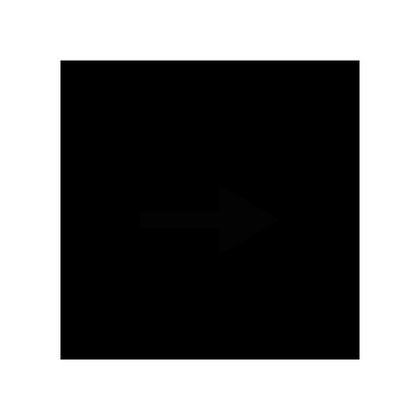
%> input picture 3/data/finalwrong.jpg, 420 x 420 px, shrunk from 500 x 500 before the run
$ octave myMainScript.m   (GNU Octave 9; MATLAB toolbox functions it lacks are replaced by stand-ins)
%> lines starting %> are read from the running program, lines starting %| are printed output that depends on the picture
%% MyMainScript

tic;
%% Your code here
im1 = imread("../data/finalwrong.jpg");
%> im1 is the input picture: size 420x420x3 uint8; min 0, max 255, mean 125.8
im = rgb2gray(im1);
%Strictly use rgb image, this converts rgb to gray.
%For using gray images, comment out the second line and change var name
%from im1 -> im.

si=size(im);
%> si = [420 420]
r=si(1);
%> r = 420
c=si(2);
%> c = 420
pmf = zeros(1,256);

for i = 1:r
    for j = 1:c
        pmf(im(i,j)+1)=pmf(im(i,j)+1)+1;
    end
end
%> after the loop, pmf = 256 values, max 85181 at index 255, min 0 at index 10, mean 689.1

cdf = zeros(1,256);
cdf(1)=pmf(1)/(r*c);
for i = 2:size(pmf,2)
    cdf(i)=cdf(i-1)+pmf(i)/(r*c);
end
%> after the loop, cdf = 256 values from 0.474 to 1

pmf_y = zeros(1,256);
for i = 1:256
    t_ind=round(cdf(i)*255);
    pmf_y(t_ind+1)=pmf_y(t_ind+1)+pmf(i);
end
%> this loop made 256 passes
%> t_ind on passes 1 to 3: 121, 122, 122
%> after the loop, pmf_y = 256 values, max 85181 at index 256, min 0 at index 1, mean 689.1

tim=zeros(r,c);
for i = 1:r
    for j = 1:c
        tim(i,j)=(cdf(im(i,j)+1)*255);
    end
end
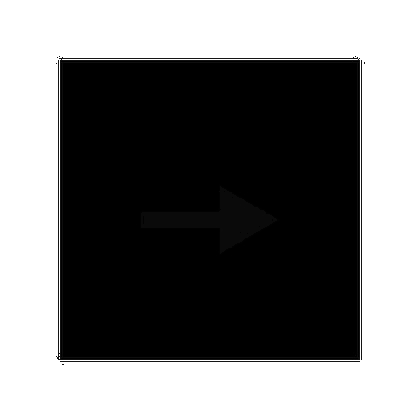
%> tim: size 420x420 double; min 120.9, max 255, mean 185.9; drawn with min black and max white

colormap (gray(256));
imagesc(im,[0,255]); colorbar;
daspect ([1 1 1]);
axis tight;
colorbar
title("image original")


figure, colormap(gray(256)), imagesc(tim,[0,255]); colorbar;
daspect ([1 1 1]);
axis tight;
colorbar
title("image normal equalised")

m1=0;
for i = 1:size(cdf,2)
    if cdf(i)<=0.50
        m1=i-1;
    else
        break;
    end
end
%> this loop made 7 passes

area1=cdf(m1+1);
%> area1 = 0.497
area2=cdf(size(cdf,2))-area1;
%> area2 = 0.503
y1=area1/m1;
%> y1 = 0.0994
y2=(1-area1)/(255-m1);
%> y2 = 0.00201
trans=zeros(1,256);
for i = 1:m1+1
    trans(i)=cdf(i)/y1;
end
%> this loop made 6 passes
%> after the loop, trans = 256 values, max 5 at index 6, min 0 at index 7, mean 0.115

for i = m1+2:size(trans,2)
    trans(i)=(((cdf(i)-area1)/y2)+m1);
end
%> after the loop, trans = 256 values from 4.77 to 255

tim1=zeros(r,c);
for i = 1:r
    for j = 1:c
        tim1(i,j)=(trans(im(i,j)+1));
    end
end


figure,
colormap(gray(256)),
imagesc(tim1,[0,255]); colorbar;
daspect ([1 1 1]);
axis tight;
colorbar
title("image median equalised")

pmf_y1=zeros(1,256);
pmf_y2=zeros(1,256);
for i = 1:r
    for j = 1:c
        pmf_y1(round(tim(i,j))+1)=pmf_y1(round(tim(i,j))+1)+1;
    end
end
%> after the loop, pmf_y1 has the same summary as pmf_y

for i = 1:r
    for j = 1:c
        pmf_y2(round(tim1(i,j))+1)=pmf_y2(round(tim1(i,j))+1)+1;
    end
end
%> after the loop, pmf_y2 = 256 values, max 87631 at index 6, min 0 at index 1, mean 689.1
figure, bar(pmf)
title("pmf original")
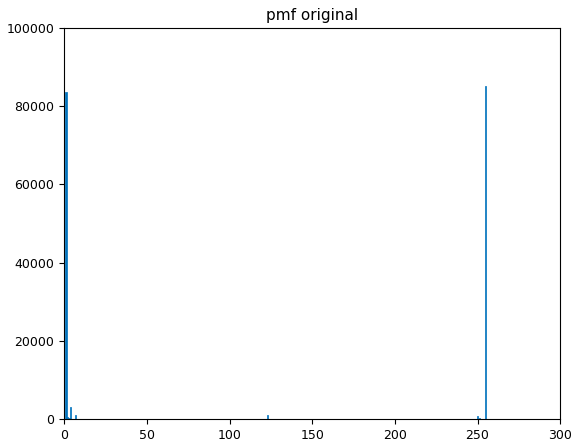
%> figure redrawn from the program's plot data; tallest bar 85181 high, from x = 254.6 to 255.4
figure, bar(pmf_y1)
title("pmf normal equalised")
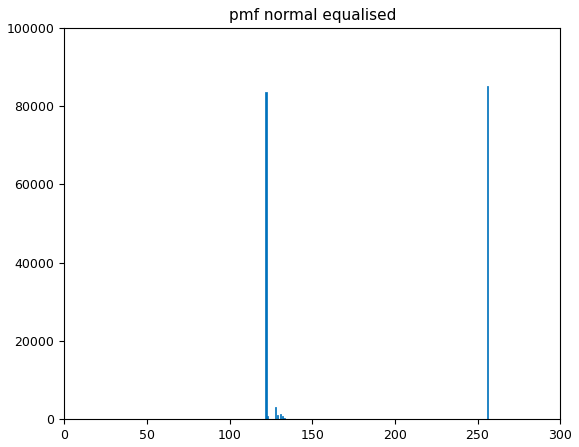
%> figure redrawn from the program's plot data; tallest bar 85181 high, from x = 255.6 to 256.4
figure, bar(pmf_y2)
title("pmf median equalised")
%> figure, not shown here; tallest bar 87631 high, from x = 5.6 to 6.4
toc;
